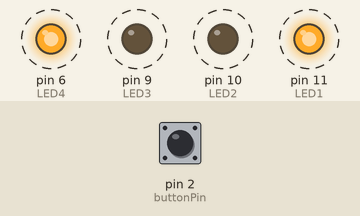
This sketch was run on a simulated Arduino Uno, built with avr-gcc and run on an emulated ATmega328P. Shown: output pins drawn as LEDs (lit = HIGH). Dashed ring = blinking. The inputs (shaded band) are chosen by the test bench; at power-on: pin 2 (buttonPin) LOW.

Above: at 4.8 s.
4.9 s: pin 2 (buttonPin) pulled HIGH for 2.35 s
At 5.8 s:
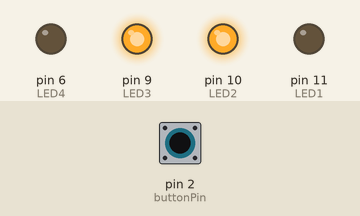
At 9.8 s:
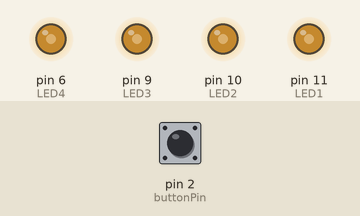
Timing chart, 0 to 24.5 s (numbered marks = the images above; inputs shaded):
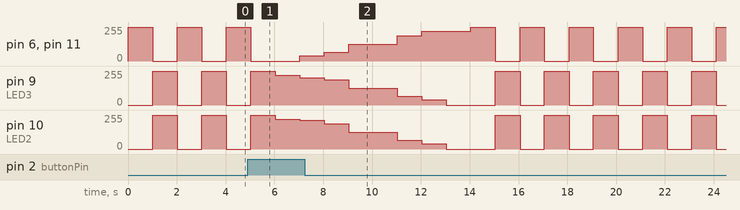

The sketch:

PWMTest.ino
```cpp
const int buttonPin = 2;
const int LED1 = 11;
const int LED2 = 10;
const int LED3 = 9;
const int LED4 = 6;

int buttonState = 0;

void setup() {
  pinMode(LED1, OUTPUT);
  pinMode(LED2, OUTPUT);
  pinMode(LED3, OUTPUT);
  pinMode(LED4, OUTPUT);
  pinMode(buttonPin, INPUT);
}

// loop function runs infinitely
void loop() {
  buttonState = digitalRead(buttonPin);
  delay(10);

 if (buttonState == HIGH){
  analogWrite(LED1, 0);
  analogWrite(LED2, 225);
  analogWrite(LED3, 225);
  analogWrite(LED4, 0);
  delay(1000);

  analogWrite(LED1, 40);
  analogWrite(LED2, 215);
  analogWrite(LED3, 205);
  analogWrite(LED4, 40);
  delay(1000);

  analogWrite(LED1, 64);
  analogWrite(LED2, 191);
  analogWrite(LED3, 191);
  analogWrite(LED4, 64);
  delay(1000);

  analogWrite(LED1, 127);
  analogWrite(LED2, 127);
  analogWrite(LED3, 127);
  analogWrite(LED4, 127);
  delay(2000);

  analogWrite(LED1, 191);
  analogWrite(LED2, 64);
  analogWrite(LED3, 64);
  analogWrite(LED4, 191);
  delay(1000);

  analogWrite(LED1, 225);
  analogWrite(LED2, 40);
  analogWrite(LED3, 40);
  analogWrite(LED4, 225);
  delay(1000);

  analogWrite(LED1, 225);
  analogWrite(LED2, 0);
  analogWrite(LED3, 0);
  analogWrite(LED4, 225);
  delay(1000);
 }
  else{
  digitalWrite(LED1,HIGH);
  digitalWrite(LED2,LOW);
  digitalWrite(LED3,LOW);
  digitalWrite(LED4,HIGH);
  delay(1000);
  digitalWrite(LED1,LOW);
  digitalWrite(LED2,HIGH);
  digitalWrite(LED3,HIGH);
  digitalWrite(LED4,LOW);
  delay(1000);

  }
}
```
